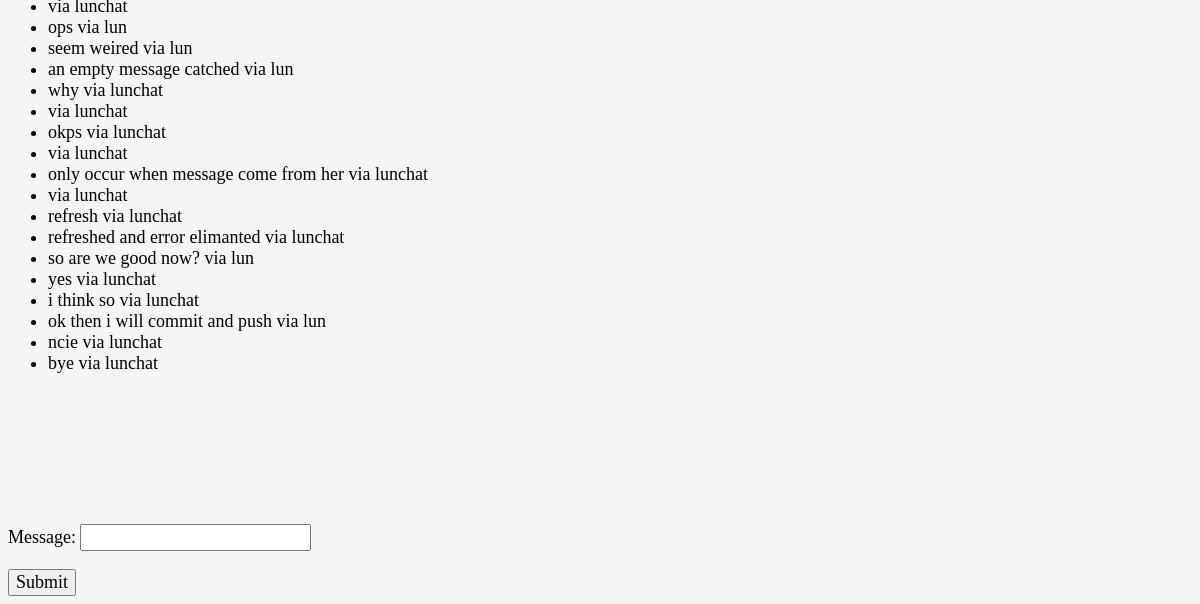
The page /messages/lunchat/ (signed in, lower part) on the database as committed earlier.
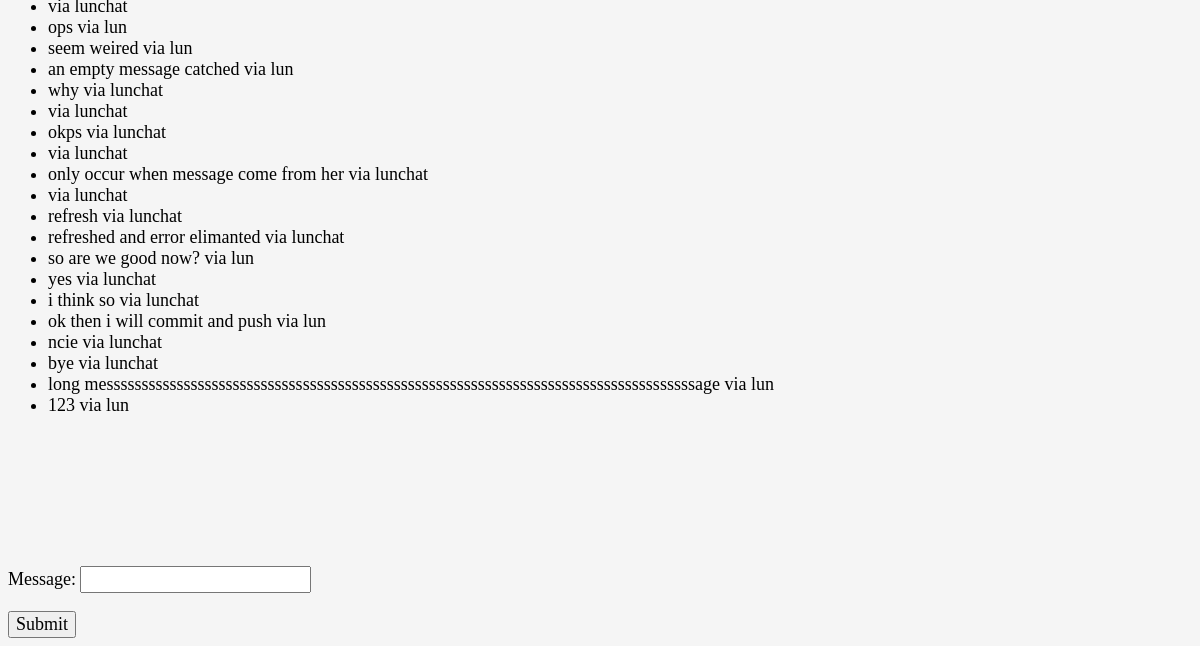
The same page on the database as committed later.
### chat/models.py (models this page shows)
class ChatMessage(models.Model):
    thread = models.ForeignKey(Thread, null=True, blank=True, on_delete=models.SET_NULL)
    user = models.ForeignKey(settings.AUTH_USER_MODEL, verbose_name='sender', on_delete=models.CASCADE)
    message = models.TextField()
    timestamp = models.DateTimeField(auto_now_add=True)

### chat/views.py (the view, shortened to what this page needs)
# urls.py: re_path(r"^(?P<username>[\w.@+-]+)", ThreadView.as_view()),
class ThreadView(LoginRequiredMixin, FormMixin, DetailView):
    template_name = 'chat/thread.html'
    form_class = ComposeForm
    success_url = './'
    def get_object(self):
        other_username = self.kwargs.get("username")
        obj, created = Thread.objects.get_or_new(self.request.user, other_username)
        if obj == None:
            raise Http404
        return obj
    def get_context_data(self, **kwargs):
        context = super().get_context_data(**kwargs)
        context['form'] = self.get_form()
        return context

### chat/forms.py
class ComposeForm(forms.Form):
    message = forms.CharField(
        widget=forms.TextInput(
            attrs={"class": "form-control"}
        )
    )

### chat/models.py (called while the page is built, shortened)
    def get_or_new(self, user, other_username):  # get_or_create
        username = user.username
        if username == other_username:
            return None
        qlookup1 = Q(first__username=username) & Q(second__username=other_username)
        qlookup2 = Q(first__username=other_username) & Q(second__username=username)
        qs = self.get_queryset().filter(qlookup1 | qlookup2).distinct()
        if qs.count() == 1:
            return qs.first(), False
        elif qs.count() > 1:
            return qs.order_by('timestamp').first(), False

### chat/templates/chat/thread.html (shortened to what this page needs)
<!doctype html>
<html lang="en">
  <head>
    <link rel="stylesheet" href="https://unpkg.com/bootstrap-material-design@4.1.1/dist/css/bootstrap-material-design.min.css">
  </head>
  <body>
	<div class="container">
		<ul class="row list-group p-0" id='chat-items' style="margin-bottom: 150px;">
			{% for chat in object.chatmessage_set.all %}
			{% if chat.user == user %}
			<li id='send'class="m-1 list-group-item border col-5">{{ chat.message }} via {{ chat.user }}</li>
			{% else %}
			<li id='receive' class="m-1 list-group-item border col-5 ml-auto">{{ chat.message }} via {{ chat.user }}</li>
			{% endif %}
			{% endfor %}
		</ul>
		<form class="fixed-bottom bg-light m-0" id='form' method='POST'> {% csrf_token %}
			{{form.as_p }}
			<input type='submit' class='btn btn-primary'/>
		</form>
	</div>
	</body>
</html>

### chat/templates/chat/thread.html (style rules this page uses)
* { font-family: Calibri; font-size: 18px; }
*, *:before, *:after { box-sizing: border-box; }
body { background: whitesmoke; }
#receive { border: 2px; border-radius: 10px; }
#send { border: 2px; border-radius: 10px; }

Rows that differ between the two databases and show on the page:
added ChatMessage: message "long messssssssssssssssssssssssssssssssssssssssssssssssssssssssssssssssssssssssssssssssssssage", user "lun"
added ChatMessage: message "123", user "lun"
